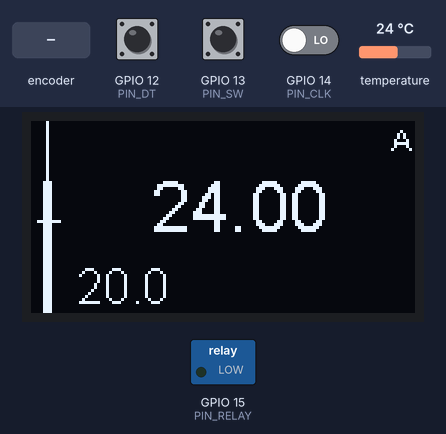
Recording of a sketch running on a simulated ESP8266 (NodeMCU). On the bench: 128×64 one-colour display, switched loads named in the sketch (green lamp = pin HIGH). The test bench sets the inputs (shaded band); at power-on: temperature 24 °C, GPIO 13 (PIN_SW) HIGH, GPIO 12 (PIN_DT) HIGH, GPIO 14 (PIN_CLK) LOW. WiFi joins after 1.5 s; servers stay silent unless stated; uploads are accepted with an empty reply; what the sketch prints to the serial monitor is not drawn.

Above: at 11.4 s.
11.5 s: rotary encoder on GPIO 14 (PIN_CLK) / GPIO 12 (PIN_DT) turned 3 steps (first pin leading)
At 12.5 s:
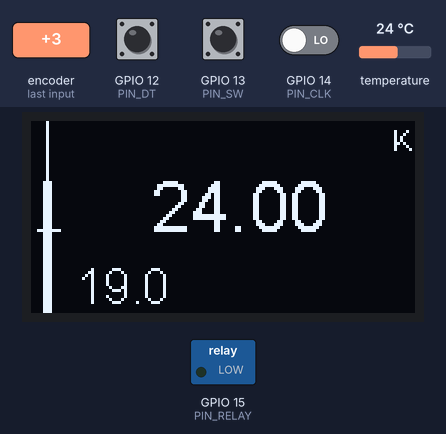
25.1 s: temperature set to 19.2 °C
At 32.3 s:
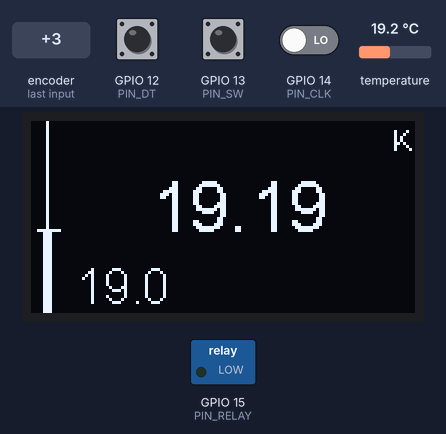
38.7 s: temperature set to 18.5 °C
At 42.2 s:
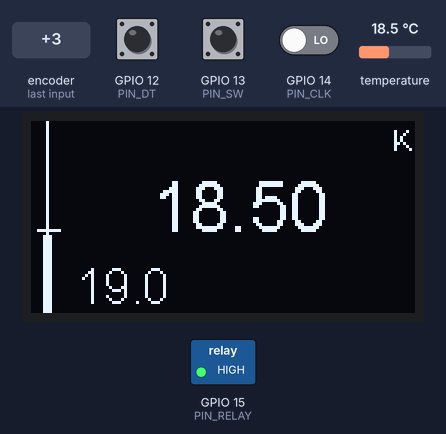
52.3 s: GPIO 13 (PIN_SW) pulled LOW for 3 s
At 55.6 s:
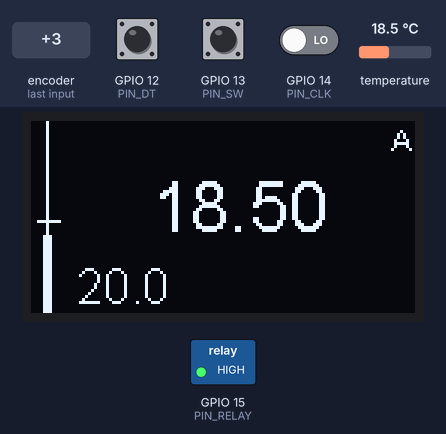
65.9 s: rotary encoder on GPIO 14 (PIN_CLK) / GPIO 12 (PIN_DT) turned 1 step (first pin leading)
At 67.3 s:
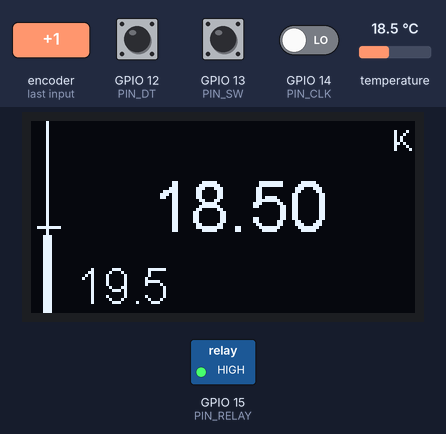
Timing chart, 0 to 68.9 s (numbered marks = the images above; inputs shaded):
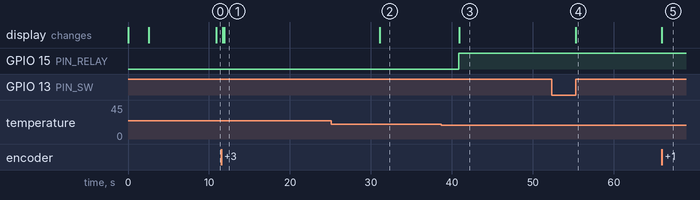

Measured:
- the behaviour switches between 18.9 and 18.8 °C on temperature (found by bisection; images 2 and 3)
- after the input at 11.5 s, the display: first changes after 0.21 s (image 1 shows a later state)
- after the input at 25.1 s, the display: changes after 6.0 s (image 2)
- after the input at 38.7 s, GPIO 15 (PIN_RELAY): LOW → HIGH after 2.2 s; the display: changes after 2.2 s (image 3)
- after the input at 52.3 s, the display: changes after 3.0 s (image 4)
- after the input at 65.9 s, the display: changes at once (image 5)

The sketch:

thermostat_01.ino
```cpp
#include "config.h"
#include "sensor.h"
#include "display.h"
#include "network.h"
#include <ESP8266WiFi.h>
#include <Ticker.h>

Ticker tCurrTemp;
Ticker tSendData;
Ticker tGetData;

volatile int     virtualPosition = 40;
volatile boolean flagSend        = false;
volatile boolean flagGet         = false;
volatile boolean flagTurn        = false;
volatile boolean flagPressed     = false;
volatile boolean flagCurrentTemp = false;

boolean flagManual  = false;
boolean flagScreen  = false;
boolean relayState  = false;
float   currentTemp = 20;
float   setTempAuto = 20;
float   setTemp     = 20;

// --- ISR-ek ---

void getTurned() {
  static unsigned long lastInterruptTime = 0;
  unsigned long interruptTime = millis();
  flagTurn = true;

  if (interruptTime - lastInterruptTime > 10) {
    if (digitalRead(PIN_CLK) == digitalRead(PIN_DT)) {
      virtualPosition++;
    } else {
      virtualPosition--;
    }
    lastInterruptTime = interruptTime;
  }
}

void getPressed() {
  flagPressed = true;
}

// --- Ticker callback-ek ---

void sendingData()   { flagSend        = true; }
void gettingData()   { flagGet         = true; }
void getCurrentTemp(){ flagCurrentTemp = true; }

// --- Setup ---

void setup() {
  pinMode(PIN_CLK,   INPUT);
  pinMode(PIN_DT,    INPUT);
  pinMode(PIN_SW,    INPUT_PULLUP);
  pinMode(PIN_RELAY, OUTPUT);

  attachInterrupt(PIN_CLK, getTurned,  FALLING); // encoder forgatás
  attachInterrupt(PIN_SW,  getPressed, RISING);  // encoder gombnyomás

  tSendData.attach(30, sendingData);   // adatok küldése a szervernek 30 másodperc
  tGetData.attach( 60, gettingData);   // adatok kérése a szervertől 60 másodperc
  tCurrTemp.attach(10, getCurrentTemp);// aktuális hőmérséklet 10 másodperc

  Serial.begin(115200);
  delay(10);
  initSensor();
  delay(10);
  initDisplay();

  drawMessage("WiFi csatlakozas...");
  initWifi();
  delay(1000);

  drawScreen(currentTemp, setTemp, flagManual, relayState);
}

// --- Loop ---

void loop() {

  // volt gombnyomás? → vissza auto módba
  if (flagPressed) {
    flagPressed = false;
    flagManual  = false;
    flagScreen  = true;
    Serial.println("Opmode: auto");
  }

  // volt forgatás? → manuális mód, setTemp frissítés
  if (flagTurn) {
    flagTurn   = false;
    flagManual = true;
    flagScreen = true;

    if (virtualPosition > MAX_TEMP) virtualPosition = MAX_TEMP;
    if (virtualPosition < MIN_TEMP) virtualPosition = MIN_TEMP;
    setTemp = virtualPosition * 0.5f;
    Serial.println("Opmode: manual");
  }

  // hőmérséklet lekérdezés
  if (flagCurrentTemp) {
    flagCurrentTemp = false;
    flagScreen      = true;
    currentTemp     = getTemperature(currentTemp);
  }

  // szerver lekérdezés
  if (flagGet) {
    flagGet     = false;
    setTempAuto = getData(setTempAuto);
  }

  // szerver küldés
  if (flagSend) {
    flagSend   = false;
    flagScreen = true;
    sendData(currentTemp, setTemp, relayState, flagManual);
  }

  // auto módban szerver adja a célhőmérsékletet
  if (!flagManual) {
    setTemp         = setTempAuto;
    virtualPosition = int(setTemp * 2);
  }

  // relay hisztézis
  if (currentTemp < (setTemp - DELTA)) {
    relayState = true;
  } else if (currentTemp > (setTemp + DELTA)) {
    relayState = false;
  }
  digitalWrite(PIN_RELAY, relayState ? HIGH : LOW);

  if (flagScreen) {
    flagScreen = false;
    drawScreen(currentTemp, setTemp, flagManual, relayState);
  }
}
```

display.cpp
```cpp
#include "display.h"
#include "config.h"
#include <SSD1306.h>
#include <Arduino.h>

static SSD1306 display(0x3c, PIN_SDA, PIN_SCL);

void initDisplay() {
  display.init();
  display.flipScreenVertically();
}

void drawMessage(const char* msg) {
  display.clear();
  display.setFont(ArialMT_Plain_10);
  display.setTextAlignment(TEXT_ALIGN_LEFT);
  display.drawString(0, 0, msg);
  display.display();
}

void drawScreen(float currentTemp, float setTemp, bool flagManual, bool relayState) {
  char currentTempString[8];
  dtostrf(currentTemp, 2, 2, currentTempString);

  int ct = int(64 - ((currentTemp * 100) - 1080) / 30);
  int st = int(64 - ((setTemp * 100) - 1080) / 30);
  String opmode = flagManual ? "K" : "A";

  display.clear();
  display.setTextAlignment(TEXT_ALIGN_LEFT);

  display.setFont(ArialMT_Plain_24);
  display.drawString(40, 15, String(currentTempString));

  display.setFont(ArialMT_Plain_16);
  display.drawString(15, 46, String(setTemp, 1));

  display.setFont(ArialMT_Plain_10);
  display.drawString(120, 0, opmode);

  display.drawLine(5, 64, 5, 0);
  display.drawLine(4, 64, 4, ct);
  display.drawLine(6, 64, 6, ct);
  display.drawLine(2, st, 9, st);

  display.display();
}
```

display.h
```cpp
#pragma once

void initDisplay();
void drawMessage(const char* msg);
void drawScreen(float currentTemp, float setTemp, bool flagManual, bool relayState);
```

network.cpp
```cpp
#include "network.h"
#include "config.h"
#include <ESP8266WiFi.h>
#include <ESP8266HTTPClient.h>
#include <ArduinoJson.h>
#include <WiFiManager.h>

void initWifi() {
  WiFiManager wifiManager;
  wifiManager.setConfigPortalTimeout(180); // 3 perc után folytatja AP nélkül is
  if (!wifiManager.autoConnect("Termostat")) {
    Serial.println("WiFi kapcsolat sikertelen, ujraindulas...");
    delay(3000);
    ESP.restart();
  }
  Serial.println("Connected to wifi");
  Serial.print("IP: "); Serial.println(WiFi.localIP());
}

static bool wifiCheck() {
  if (WiFi.status() != WL_CONNECTED) {
    Serial.println("WiFi nincs, reconnect...");
    WiFi.reconnect();
    return false;
  }
  return true;
}

void sendData(float currentTemp, float setTemp, bool relayState, bool flagManual) {
  if (!wifiCheck()) return;

  StaticJsonDocument<200> doc;
  doc["currTemp"]    = String(currentTemp, 2);
  doc["adjustTemp"]  = String(setTemp, 2);
  doc["circoState"]  = relayState ? "1" : "0";
  doc["controlMode"] = flagManual  ? "1" : "0";

  String payload;
  serializeJson(doc, payload);
  Serial.println(payload);

  WiFiClient wifiClient;
  HTTPClient http;
  http.begin(wifiClient, String(SERVER_URL) + "/insert");
  http.addHeader("Content-Type", "application/json");
  int httpCode = http.sendRequest("PUT", payload);
  Serial.print("PUT: "); Serial.println(httpCode);
  http.end();
}

float getData(float currentSetTemp) {
  if (!wifiCheck()) return currentSetTemp;

  WiFiClient wifiClient;
  HTTPClient http;
  http.begin(wifiClient, String(SERVER_URL) + "/get");
  int httpCode = http.GET();

  if (httpCode > 0) {
    String payload = http.getString();
    Serial.print("GET valasz: "); Serial.println(payload);

    StaticJsonDocument<200> doc;
    DeserializationError error = deserializeJson(doc, payload);
    if (!error) {
      float newTemp = doc["setterm"].as<float>();
      Serial.print("setTempAuto: "); Serial.println(newTemp);
      http.end();
      return newTemp;
    }
    Serial.print("JSON hiba: "); Serial.println(error.c_str());
  } else {
    Serial.print("GET hiba: "); Serial.println(httpCode);
  }

  http.end();
  return currentSetTemp;
}
```

network.h
```cpp
#pragma once

void  initWifi();
void  sendData(float currentTemp, float setTemp, bool relayState, bool flagManual);
float getData(float currentSetTemp);
```

sensor.cpp
```cpp
#include "sensor.h"
#include "config.h"
#include <OneWire.h>
#include <DallasTemperature.h>
#include <Arduino.h>

static OneWire oneWire(ONE_WIRE_BUS);
static DallasTemperature DS18B20(&oneWire);

void initSensor() {
  DS18B20.begin();
}

float getTemperature(float lastTemp) {
  float result = 0;
  int retries = 0;
  const int maxRetries = 5;

  do {
    DS18B20.requestTemperatures();
    result = DS18B20.getTempCByIndex(0);
    delay(100);
    retries++;
  } while ((result == 85.0f || result == -127.0f) && retries < maxRetries);

  if (retries >= maxRetries) {
    Serial.println("Szenzor hiba: nem sikerult ervenyes erteket olvasni!");
    return lastTemp;
  }

  return result;
}
```

sensor.h
```cpp
#pragma once

void  initSensor();
float getTemperature(float lastTemp);
```

config.h
```cpp
#pragma once

// Hardware pin kiosztás
#define ONE_WIRE_BUS  0
#define PIN_CLK      14
#define PIN_DT       12
#define PIN_SW       13
#define PIN_RELAY    15
#define PIN_SCL       4
#define PIN_SDA       5

// Termosztát konstansok
#define MAX_TEMP     64      // virtualPosition felső határa (32°C)
#define MIN_TEMP     20      // virtualPosition alsó határa (10°C)
#define DELTA        0.2f    // hisztézis (°C)

// Szerver
#define SERVER_URL   "http://thermo"
```
